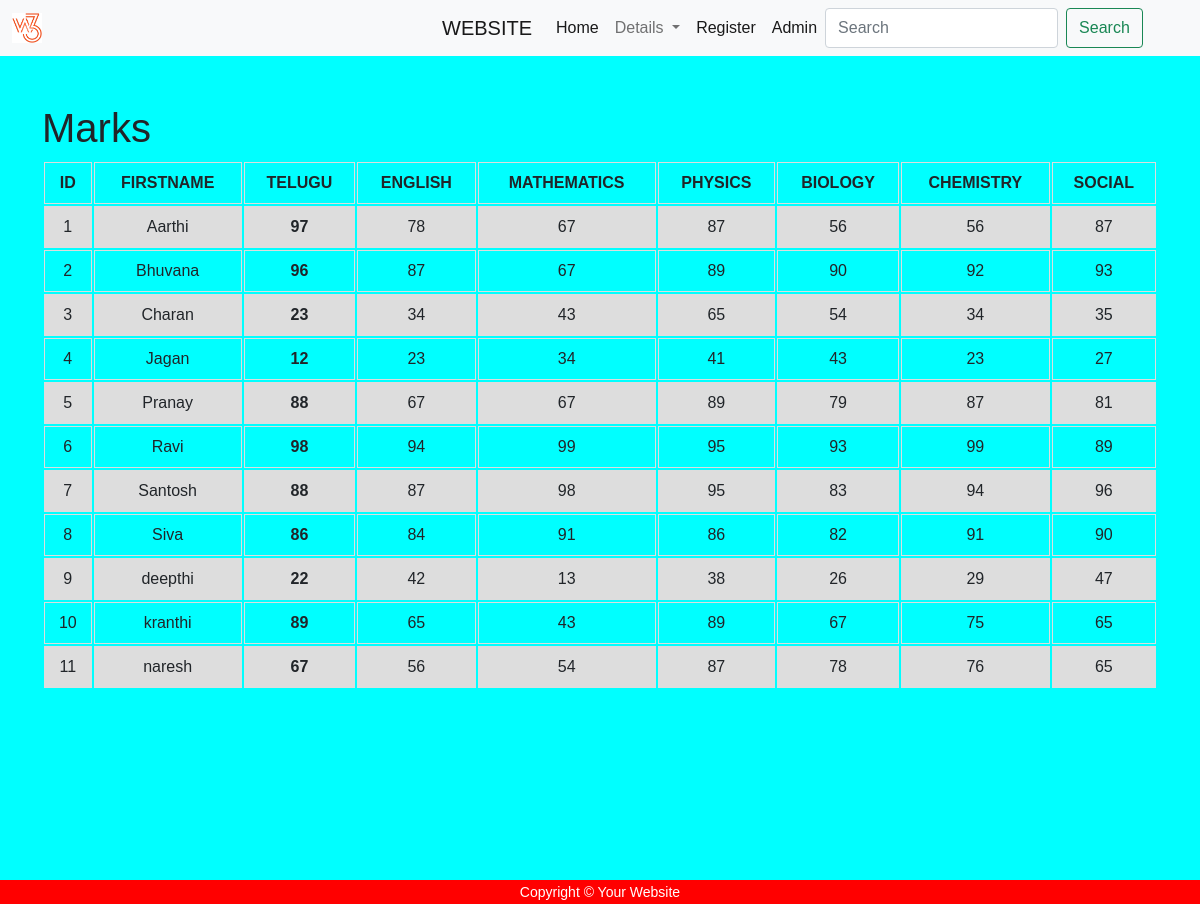
The page / on the database its author committed.
### atom/models.py (models this page shows, shortened)
class marks(models.Model):
    first_name  =models.ForeignKey(people ,on_delete=models.CASCADE,null=True,blank=True)
    Telugu      =models.PositiveIntegerField(null=True,blank=True,validators=[MinValueValidator(0),MaxValueValidator(100)])
    English     =models.PositiveIntegerField(null=True,blank=True,validators=[MinValueValidator(0),MaxValueValidator(100)])
    Mathematics =models.PositiveIntegerField(null=True,blank=True,validators=[MinValueValidator(0),MaxValueValidator(100)])
    Biology     =models.PositiveIntegerField(null=True,blank=True,validators=[MinValueValidator(0),MaxValueValidator(100)])
    Physics     =models.PositiveIntegerField(null=True,blank=True,validators=[MinValueValidator(0),MaxValueValidator(100)])
    Chemistry   =models.PositiveIntegerField(null=True,blank=True,validators=[MinValueValidator(0),MaxValueValidator(100)])
    Social      =models.PositiveIntegerField(null=True,blank=True,validators=[MinValueValidator(0),MaxValueValidator(100)])

class people(models.Model):
    first_name =models.CharField(max_length=30)
    last_name  =models.CharField(max_length=30)
    age        =models.PositiveIntegerField(null=True,blank=True)
    gender     = models.IntegerField(choices=GENDER_CHOICES)
    date       =models.DateField(null=True,blank=True)
    def __str__(self):
        return self.first_name

### atom/views.py (the view)
# urls.py: path('',views.sun, name='sun'),
def sun(request):
    mymarks =marks.objects.all()
    context = {
        'mymarks':mymarks,
    }
    return render(request,'marks.html',context)

### atom/templates/marks.html (shortened to what this page needs)
{% include "main.html" %}
{% load static %}
{% block content %}
<link rel="stylesheet" href="{% static 'super.css' %}" type="text/css"/>
<head>
    </head>
<div class="container">
    <h1>Marks</h1>
    <table >
        <tr>
        <th>ID</th>
        <th>FIRSTNAME</th>
        <th>TELUGU</th>
        <th>ENGLISH</th>
        <th>MATHEMATICS</th>
        <th>PHYSICS</th>
        <th>BIOLOGY</th>
        <th>CHEMISTRY</th>
        <th>SOCIAL</th>
    </tr>
    {% for x in mymarks %}
    <tr>
        <td>{{ x.id }}</td>
        <td>{{ x.first_name }}</td>
        <th>{{ x.Telugu }}</th>
        <td>{{ x.English }}</td>
        <td>{{ x.Mathematics }}</td>
        <td>{{ x.Physics}}</td>
        <td>{{ x.Biology}}</td>
        <td>{{ x.Chemistry}}</td>
        <td>{{ x.Social}}</td>
    </tr>
    {% endfor %}
</table>
</div>
{% endblock %}

### atom/static/super.css (style rules this page uses)
body { background-color: aqua; text-align: left; font-family: Arial, Helvetica, sans-serif; }

### atom/templates/main.html (style rules this page uses)
body { background-color: darkorchid; background-image: url(https://thumbs.dreamstime.com/b/environment-earth-day-hands-trees-growing-seedlings-bokeh-green-background-female-hand-holding-tree-nature-field-gra-130247647.jpg); background-repeat: no-repeat; background-attachment: fixed; background-size: cover; }

### atom/templates/marks.html (style rules this page uses)
table { font-family: arial, sans-serif; border-collapse: separate; width: 100%; }
td, th { border: 1px solid #dddddd; text-align: center; padding: 8px; }
tr:nth-child(even) { background-color: #dddddd; }

### rows shown on the page
marks: id "1", first_name "Aarthi", Telugu "97", English "78", Mathematics "67", Physics "87", Biology "56", Chemistry "56", Social "87"
marks: id "2", first_name "Bhuvana", Telugu "96", English "87", Mathematics "67", Physics "89", Biology "90", Chemistry "92", Social "93"
marks: id "3", first_name "Charan", Telugu "23", English "34", Mathematics "43", Physics "65", Biology "54", Chemistry "34", Social "35"
marks: id "4", first_name "Jagan", Telugu "12", English "23", Mathematics "34", Physics "41", Biology "43", Chemistry "23", Social "27"
marks: id "5", first_name "Pranay", Telugu "88", English "67", Mathematics "67", Physics "89", Biology "79", Chemistry "87", Social "81"
marks: id "6", first_name "Ravi", Telugu "98", English "94", Mathematics "99", Physics "95", Biology "93", Chemistry "99", Social "89"
marks: id "7", first_name "Santosh", Telugu "88", English "87", Mathematics "98", Physics "95", Biology "83", Chemistry "94", Social "96"
marks: id "8", first_name "Siva", Telugu "86", English "84", Mathematics "91", Physics "86", Biology "82", Chemistry "91", Social "90"
marks: id "9", first_name "deepthi", Telugu "22", English "42", Mathematics "13", Physics "38", Biology "26", Chemistry "29", Social "47"
marks: id "10", first_name "kranthi", Telugu "89", English "65", Mathematics "43", Physics "89", Biology "67", Chemistry "75", Social "65"
marks: id "11", first_name "naresh", Telugu "67", English "56", Mathematics "54", Physics "87", Biology "78", Chemistry "76", Social "65"
